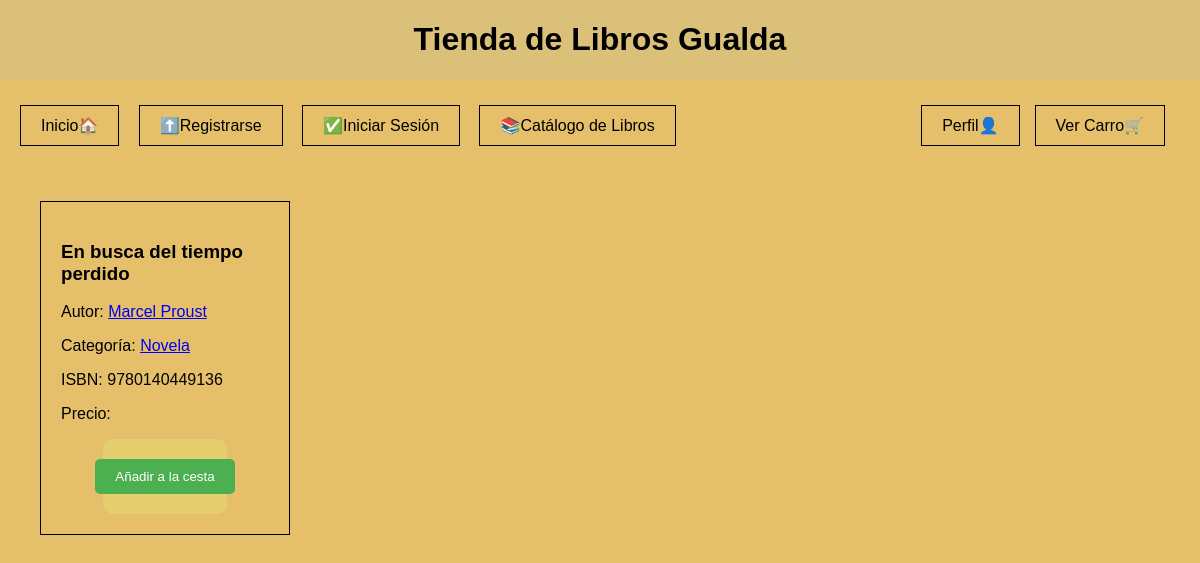
The page /buscar.php?query=Marcel+Proust on the database its author committed.
### tables this page shows
CREATE TABLE libros (
    isbn VARCHAR(255) PRIMARY KEY,
    titulo VARCHAR(255),
    autor VARCHAR(255),
    categoria VARCHAR(255)
);

### buscar.php (the view, shortened to what this page needs)
<!DOCTYPE html>
<html lang="es">
<head>
    <link rel="stylesheet" href="estilos.css">
</head>
<body>
    <header>
        <h1>Tienda de Libros Gualda</h1>
    </header>
    <nav>
        <a href="index.html">Inicio🏠</a>
        <a href="registro.html">⬆️Registrarse</a>
        <a href="login.html">✅Iniciar Sesión</a>
        <a href="catalogo.php">📚Catálogo de Libros</a>
        <a href="carrito.php" style="float: right;">Ver Carro🛒</a>
        <a href="perfil.php" style="float: right;">Perfil👤</a>
    </nav>
<?php
$query = $_GET['query'];
$conexion = new mysqli('localhost', 'administrador', 'qwe_123', 'tienda_libros');
$sql = "SELECT * FROM libros WHERE titulo LIKE '%$query%' OR autor LIKE '%$query%' OR categoria LIKE '%$query%'";
$resultado = $conexion->query($sql);
if ($resultado->num_rows > 0) {
    echo "<div class='catalogo'>";
    while($libro = $resultado->fetch_assoc()) {
        echo "<div class='libro'>";
        echo "<h3>" . $libro['titulo'] . "</h3>";
        echo "<p>Autor: <a href='buscar.php?query=" . urlencode($libro['autor']) . "'>" . $libro['autor'] . "</a></p>";
        echo "<p>Categoría: <a href='buscar.php?query=" . urlencode($libro['categoria']) . "'>" . $libro['categoria'] . "</a></p>";
        echo "<p>ISBN: " . $libro['isbn'] . "</p>";
        echo "<p>Precio: " . $libro['precio'] . "</p>";
        echo '<form action="añadir_a_la_cesta.php" method="post">
                <input type="hidden" name="isbn" value="' . $libro["isbn"] . '">
                <input type="submit" value="Añadir a la cesta">
              </form>';
        echo "</div>";
    }
    echo "</div>";
} else {
    echo "<p>No se encontraron libros que coincidan con tu búsqueda.</p>";
}
?>
</body>
</html>

### estilos.css (style rules this page uses)
body { font-family: Arial, sans-serif; margin: 0; padding: 0; background-color: #e6bf6b; display: flex; flex-direction: column; min-height: 100vh; background-repeat: no-repeat; background-size: cover; }
header { background-color: #dac078; color: #000000; top: 0; left: 0; width: 100%; z-index: 1; box-sizing: border-box; text-align: center; display: flex; justify-content: center; align-items: center; font-family: 'Optima', sans-serif; }
nav { position: relative; top: 5px; left: 0; width: 100%; z-index: 1; padding: 20px; box-sizing: border-box; }
nav a { margin-right: 15px; text-decoration: none; color: #000000; padding: 10px; transition: background-color 0.3s ease; border: 1px solid #000000; display: inline-block; padding: 10px 20px; }
.catalogo { display: flex; flex-wrap: wrap; justify-content: space-between; padding: 20px; }
.libro { flex-basis: calc(25% - 40px); border: 1px solid #000; padding: 20px; margin: 20px; box-sizing: border-box; transition: box-shadow 0.3s ease; }
form { display: flex; flex-direction: column; align-items: center; gap: 10px; background-color: #e4ce6e; padding: 20px; border-radius: 10px; width: 40%; margin: 0 auto; }
form input[type="submit"] { width: auto; background-color: #4CAF50; color: white; padding: 10px 20px; border: none; border-radius: 5px; cursor: pointer; }

### rows shown on the page
libros: titulo "En busca del tiempo perdido", autor "Marcel Proust", categoria "Novela", isbn "9780140449136"
